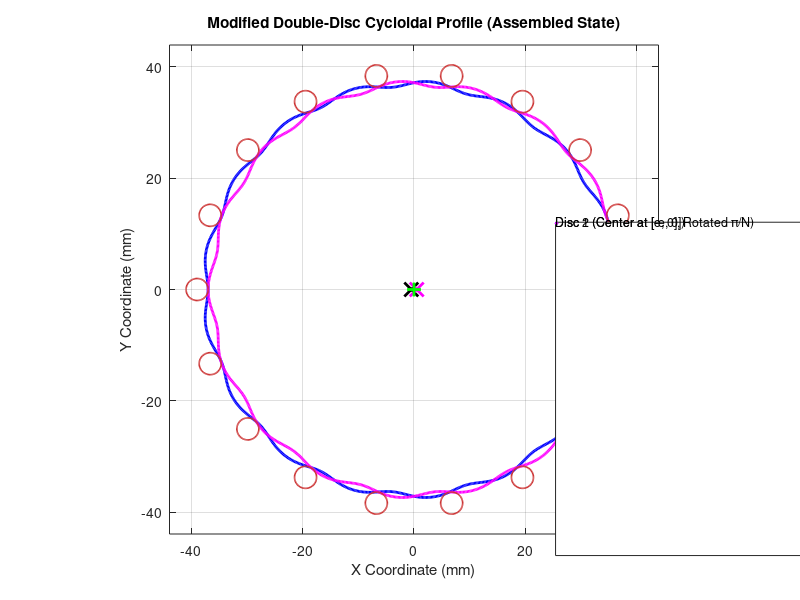

Write the MATLAB code that produced this figure. (Note: this script raises an error after producing the figure.)
% =========================================================================
% Modified Double-Disc Cycloidal Gear Profile Generator
% Optimized for FDM 3D Printing (PET-CF) & Backlash Elimination
% DuBotics Project - Gear Design Analysis
% =========================================================================

clear; clc; close all;

%% 1. Design Constraints & Input Parameters (Locked for Motor 5010)
N = 17;           % Number of cycloid lobes (tỷ số truyền 1:20 với 21 chốt vỏ)
R_p = 39.0;       % Base pin ring radius (mm)
R_r = 2.0;        % Base housing pin radius (mm) (phi 4mm steel pin)
e = 0.50;         % Eccentricity (mm) - Optimized to ensure positive curvature radius
num_points = 1000;% Number of points for smooth spline in SolidWorks

% Tolerance Compensation (Bù trừ co ngót PET-CF & Preload)
delta_R_p = -0.04; % XY shrinkage compensation (mm) for PET-Carbon Fiber
delta_R_r = -0.02; % Active backlash clearance (mm) to prevent binding

% Modified Geometry Calculation
R_p_mod = R_p + delta_R_p;
R_r_mod = R_r + delta_R_r;

fprintf('--- Cycloid Gear Design Parameters ---\n');
fprintf('Lobes (N): %d | Pins: %d\n', N, N+1);
fprintf('Modified Pin Ring Radius (Rp_mod): %.3f mm (Delta: %.2f mm)\n', R_p_mod, delta_R_p);
fprintf('Modified Pin Radius (Rr_mod): %.3f mm (Delta: %.2f mm)\n', R_r_mod, delta_R_r);
fprintf('Eccentricity (e): %.3f mm\n', e);
fprintf('--------------------------------------\n');

% Limit Check to avoid self-intersection (cusps) in cycloid profile
if e * (N + 1) >= R_p_mod
    error('Design Limit Violated: e * (N + 1) = %.2f >= Rp_mod = %.2f. Profile will self-intersect!', e * (N + 1), R_p_mod);
end

%% 2. Profile Generation (Local Coordinate System Centered at 0,0)
% We use 1001 points and close the curve by making the last point identical to the first.
phi = linspace(0, 2*pi, num_points + 1); 

% --- DISC 1 CALCULATION (Local Frame) ---
% Improved cycloid equation with modified values
psi = atan(sin(N*phi) ./ (R_p_mod / (e * (N + 1)) - cos(N*phi)));

% Parametric coordinates for Disc 1 (Centered at 0,0 for CAD import)
x1 = R_p_mod * cos(phi) - R_r_mod * cos(phi + psi) + e * cos((N + 1) * phi);
y1 = R_p_mod * sin(phi) - R_r_mod * sin(phi + psi) + e * sin((N + 1) * phi);
z1 = zeros(size(phi));

% --- DISC 2 CALCULATION (Rotational Phase Shift in Local Frame) ---
% Rotate the entire profile of Disc 1 by pi/N radians (180 deg / N)
theta_rot = pi / N;
x2 = x1 * cos(theta_rot) - y1 * sin(theta_rot);
y2 = x1 * sin(theta_rot) + y1 * cos(theta_rot);
z2 = zeros(size(phi));

%% 3. Export Data for SolidWorks
% Format: X \t Y \t Z (Tab-separated)
% Export Disc 1 coordinates centered at (0,0)

disc1_data = [x1', y1', z1'];
file_out = 'DuBotics_Cycloid_1_20.txt';
fid = fopen(file_out, 'w');
for i = 1:length(phi)
    fprintf(fid, '%.6f\t%.6f\t%.6f\r\n', disc1_data(i,1), disc1_data(i,2), disc1_data(i,3));
end
fclose(fid);

fprintf('Exported coordinates successfully:\n');
fprintf(' -> Disc 1: %s\n', fullfile(pwd, file_out));

%% 4. Graphical Verification Plot (Assembled State View)
figure('Color', [1 1 1], 'Position', [100 100 800 800]);
hold on; grid on; box on;

% In the assembly:
% - Disc 1 center translated to [-e, 0]
% - Disc 2 center translated to [e, 0]
x1_assembled = x1 - e;
y1_assembled = y1;
x2_assembled = x2 + e;
y2_assembled = y2;

% Plot Disc 1 (Blue) and Disc 2 (Magenta)
plot(x1_assembled, y1_assembled, 'b-', 'LineWidth', 2, 'DisplayName', 'Disc 1 (Center at [-e, 0])');
plot(x2_assembled, y2_assembled, 'm-', 'LineWidth', 2, 'DisplayName', 'Disc 2 (Center at [e, 0], Rotated \pi/N)');

% Plot Pin Ring (Housing Pins) - exactly N+1 = 21 pins
pin_angles = (0:N) * (2*pi / (N + 1));
pin_centers_x = R_p_mod * cos(pin_angles);
pin_centers_y = R_p_mod * sin(pin_angles);

% Draw housing pins as red circles
for i = 1:length(pin_angles)
    rectangle('Position', [pin_centers_x(i)-R_r_mod, pin_centers_y(i)-R_r_mod, 2*R_r_mod, 2*R_r_mod], ...
              'Curvature', [1 1], 'EdgeColor', [0.8 0.2 0.2], 'LineStyle', '-', ...
              'LineWidth', 1.2, 'HandleVisibility', 'off');
end
% Add dummy plot for legend
plot(NaN, NaN, 'ro', 'MarkerSize', 8, 'MarkerFaceColor', 'r', 'DisplayName', 'Housing Pins (\phi 4mm)');

% Plot eccentric centers
plot(-e, 0, 'kx', 'MarkerSize', 10, 'LineWidth', 2, 'DisplayName', 'Disc 1 Center');
plot(e, 0, 'mx', 'MarkerSize', 10, 'LineWidth', 2, 'DisplayName', 'Disc 2 Center');
plot(0, 0, 'g+', 'MarkerSize', 10, 'LineWidth', 2, 'DisplayName', 'Housing Center');

title('Modified Double-Disc Cycloidal Profile (Assembled State)');
xlabel('X Coordinate (mm)');
ylabel('Y Coordinate (mm)');
axis equal;
xlim([-(R_p_mod + 2*R_r_mod + 1), R_p_mod + 2*R_r_mod + 1]);
ylim([-(R_p_mod + 2*R_r_mod + 1), R_p_mod + 2*R_r_mod + 1]);
legend('Location', 'northeastoutside');

% Save verification plot
saveas(gcf, 'cycloid_double_disc_plot.png');
fprintf('Saved verification plot to: %s\n', fullfile(pwd, 'cycloid_double_disc_plot.png'));
